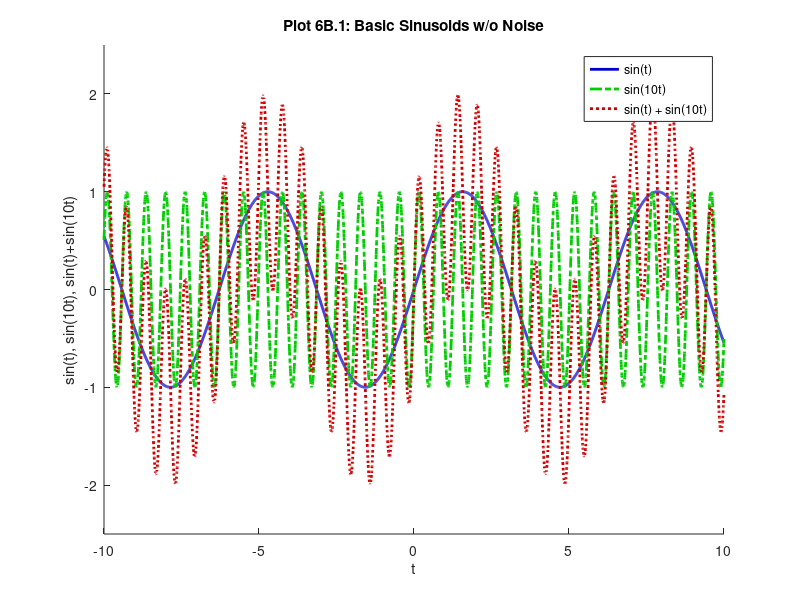
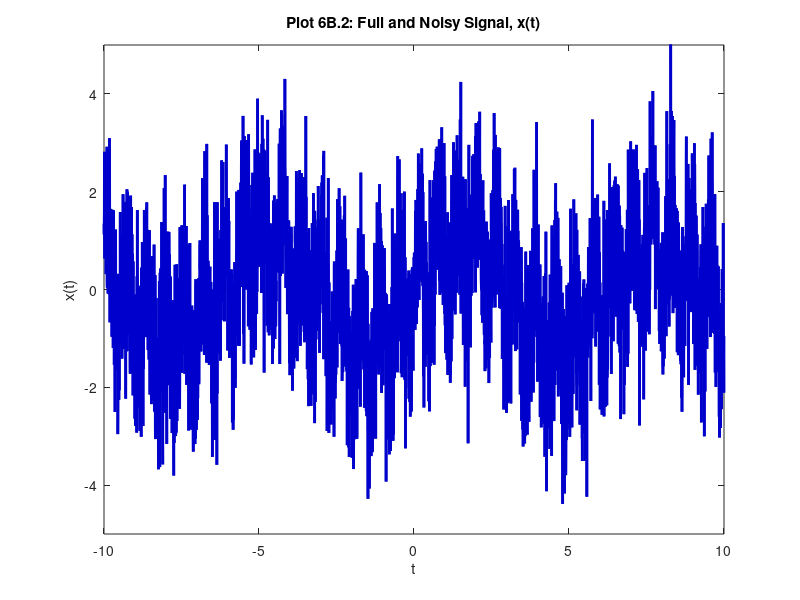

These charts were generated, in order, by the following MATLAB code: (Note: this script raises an error after producing the figures.)
% Christopher Brant
% C19816588
% MATLAB Homework 6A Due on 11/29/17

clear; clc; close all;

% This assignment uses the signal x(t) = sin(t) + sin(10t) + N(t)
% N(t) represents random noise.
% t is the time range between -10 and 10
t = -10:0.005:10;

% Plot sin(t), sin(10t), and sin(t)+sin(10t) on the same plot
origin = [0, 0];        % origin values used for plotting
x_lims = [-10, 10];     % x-axis limits
y_lims = [-2.5, 2.5];     % y-axis limits
% Create new graph window
figure();
hold on;
% Plot the different signals
SIN = plot(t, sin(t), 'LineStyle', '-', 'Color',...
    [0,0,.8], 'LineWidth', 2);
SIN10 = plot(t, sin(10*t), 'LineStyle', '-.', 'Color',...
    [0,.8,0], 'LineWidth', 2);
SIN_SIN10 = plot(t, sin(t)+sin(10*t), 'LineStyle', ':', 'Color',...
    [.8,0,0], 'LineWidth', 2);
% Adding labels and axis values to the plot
axis(horzcat(x_lims, y_lims));
title('Plot 6B.1: Basic Sinusoids w/o Noise');
xlabel('t');
ylabel('sin(t), sin(10t), sin(t)+sin(10t)');
legend([SIN, SIN10, SIN_SIN10], 'sin(t)', 'sin(10t)',...
    'sin(t) + sin(10t)', 'Location', 'Northeast');

% x_t will denote the full signal in this case
x_t = sin(t) + sin(10*t) + randn(size(t));

% Plot x(t) on next plot
origin = [0, 0];        % origin values used for plotting
x_lims = [-10, 10];     % x-axis limits
y_lims = [-5, 5];       % y-axis limits
% Create new graph window
figure();
% Plot the signal
plot(t, x_t, 'LineStyle', '-', 'Color',...
    [0,0,.8], 'LineWidth', 2);
% Adding labels and axis values to the plot
axis(horzcat(x_lims, y_lims));
title('Plot 6B.2: Full and Noisy Signal, x(t)');
xlabel('t');
ylabel('x(t)');

% Design an 8th Order Low Pass filter to produce sin(t)+sin(10t)
% I will use Chebyshev Type 1
[z,p,k] = cheby1(8,1,12,'low','s');
% Setting cheby1 to be the desired filter here
sys = zpk(z,p,k);
% y_t will denote the output of the filtered response
y_t = lsim(sys,x_t,t);

% Plotting y_t and sin(t)+sin(10t) on the same graph
origin = [0, 0];        % origin values used for plotting
x_lims = [-10, 10];     % x-axis limits
y_lims = [-2.5, 2.5];   % y-axis limits
% Create new graph window
figure();
hold on;
% Plot the different signals
Y_T = plot(t, y_t, 'LineStyle', '-', 'Color',...
    [0,0,.8], 'LineWidth', 2);
SIN_SIN10 = plot(t, sin(t)+sin(10*t), 'LineStyle', ':', 'Color',...
    [0,.8,0], 'LineWidth', 2);
% Adding labels and axis values to the plot
axis(horzcat(x_lims, y_lims));
title('Plot 6B.3: Low Pass Filter Resulting in sin(t)+sin(10t)');
xlabel('t');
ylabel('sin(t), sin(10t), sin(t)+sin(10t)');
legend([Y_T, SIN_SIN10], 'y(t)',...
    'sin(t) + sin(10t)', 'Location', 'Northeast');

% Plot the system on a Bode plot as well
figure();
bode(sys,{10^-1,10^3});
title('Plot 6B.4: Bode Diagrams for the Low Pass Filter for sin(t)+sin(10t)');

% Design an 8th Order Low Pass filter to produce only sin(t)
% Again will use Chebyshev Type 1
[z,p,k] = cheby1(8,1,2,'low','s');
% Setting cheby1 to the desired filter here
sys = zpk(z,p,k);
% y_t will denote the output of the filtered response
y_t = lsim(sys,x_t,t);

% Plotting y_t and sin(t)+sin(10t) on the same graph
origin = [0, 0];        % origin values used for plotting
x_lims = [-10, 10];     % x-axis limits
y_lims = [-2.5, 2.5];     % y-axis limits
% Create new graph window
figure();
hold on;
% Plot the different signals
Y_T = plot(t, y_t, 'LineStyle', '-', 'Color',...
    [0,0,.8], 'LineWidth', 2);
SIN_SIN10 = plot(t, sin(t), 'LineStyle', ':', 'Color',...
    [0,.8,0], 'LineWidth', 2);
% Adding labels and axis values to the plot
axis(horzcat(x_lims, y_lims));
title('Plot 6B.5: Low Pass Filter Resulting in sin(t)');
xlabel('t');
ylabel('sin(t), sin(10t), sin(t)+sin(10t)');
legend([Y_T, SIN_SIN10], 'y(t)',...
    'sin(t)', 'Location', 'Northeast');

% Plot the system on a Bode plot as well
figure();
bode(sys,{10^-1,10^3});
title('Plot 6B.6: Bode Diagrams for the Low Pass Filter for sin(t)');

% Design an 8th Order Band Pass filter to extract sin(10t)
% Again will use Chebyshev Type 1
[z,p,k] = cheby1(8,1,[8,14],'bandpass','s');
% Setting cheby1 to the desired filter here
sys = zpk(z,p,k);
% y_t will denote the output of the filtered response
y_t = lsim(sys,x_t,t);

% Plotting y_t and sin(t)+sin(10t) on the same graph
origin = [0, 0];        % origin values used for plotting
x_lims = [-10, 10];     % x-axis limits
y_lims = [-2.5, 2.5];     % y-axis limits
% Create new graph window
figure();
hold on;
% Plot the different signals
Y_T = plot(t, y_t, 'LineStyle', '-', 'Color',...
    [0,0,.8], 'LineWidth', 2);
SIN_SIN10 = plot(t, sin(10*t), 'LineStyle', ':', 'Color',...
    [0,.8,0], 'LineWidth', 2);
% Adding labels and axis values to the plot
axis(horzcat(x_lims, y_lims));
title('Plot 6B.7: Band Pass Filter Resulting in sin(10t)');
xlabel('t');
ylabel('sin(t), sin(10t), sin(t)+sin(10t)');
legend([Y_T, SIN_SIN10], 'y(t)',...
    'sin(t)', 'Location', 'Northeast');

% Plot the system on a Bode plot as well
figure();
bode(sys,{10^-1,10^3});
title('Plot 6B.8: Bode Diagrams for the Band Pass Filter for sin(10t)');




